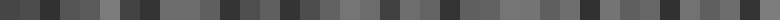

Python code for this plot:
from PIL import Image


def create_grayscale_square(char, size=5):

    ascii_value = ord(char)
    return Image.new("RGB", (size, size), color=(ascii_value, ascii_value, ascii_value))


def encode_string_to_image(text, square_size=5):

    num_chars = len(text)
    image_width = num_chars * square_size
    image_height = square_size

    # Create a blank image to hold the concatenated squares
    final_image = Image.new(
        "RGB", (image_width, image_height), color=(255, 255, 255)
    )  # White background

    # Iterate through each character and paste its square into the final image
    for i, char in enumerate(text):
        square = create_grayscale_square(char, square_size)
        final_image.paste(square, (i * square_size, 0))

    return final_image


def main():
    text = "FL1TZ{C4ll_4N_4MbulAnc3_but_n0t_f0r_m3}"

    square_size = 20
    image = encode_string_to_image(text, square_size)

    image.save("colorblind.png")


if __name__ == "__main__":
    main()
